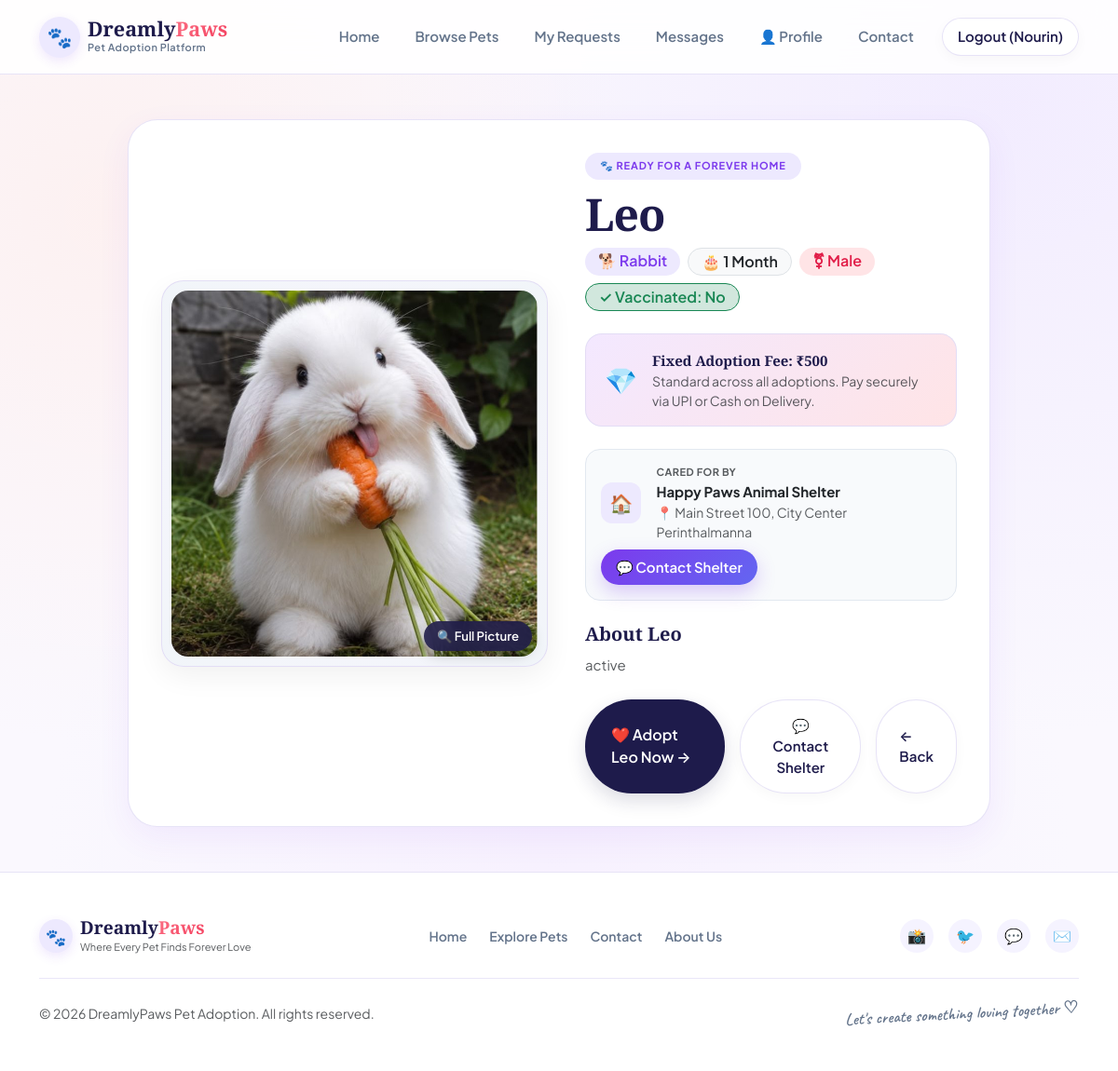
Screenshot of /pet_details/280 (signed in) with the database file from the repository.
### tables this page shows
CREATE TABLE pets(
        id INTEGER PRIMARY KEY AUTOINCREMENT,
        name TEXT,
        breed TEXT,
        age TEXT,
        gender TEXT,
        vaccinated TEXT,
        description TEXT,
        image TEXT
    , status TEXT DEFAULT 'Available', shelter_id INTEGER);

CREATE TABLE users(
        id INTEGER PRIMARY KEY AUTOINCREMENT,
        fullname TEXT,
        email TEXT,
        phone TEXT,
        address TEXT,
        password TEXT
    , role TEXT DEFAULT 'Adopter', account_status TEXT DEFAULT 'Pending');

### app.py (the view, shortened to what this page needs)
@app.route('/pet_details/<int:pet_id>')
def pet_details(pet_id):
    if 'user' not in session:
        return redirect(url_for('login'))
    if session.get('role') == "Shelter":
        return redirect(url_for('shelter_dashboard'))
    if session.get('role') == "Admin":
        return redirect(url_for('admin'))
    conn = sqlite3.connect("database.db")
    cursor = conn.cursor()
    cursor.execute("""
        SELECT
            p.id, p.name, p.breed, p.age, p.gender, p.vaccinated, p.description, p.image, p.status, p.shelter_id,
            u.id, u.fullname, u.email, u.phone, u.address
        FROM pets p
        LEFT JOIN users u ON p.shelter_id = u.id
        WHERE p.id = ?
    """, (pet_id,))
    row = cursor.fetchone()
    if not row:
        conn.close()
        return "Pet not found."
    shelter_id = row[9]
    shelter_name = row[11]
    conn.close()
    shelter_info = {
        'id': shelter_id,
        'name': shelter_name or "Verified Shelter Organization",
        'email': row[12] or "",
        'phone': row[13] or "",
        'address': row[14] or ""
    }
    return render_template("pet_details.html", pet=row[:10], shelter=shelter_info)

### templates/pet_details.html (shortened to what this page needs)
<!DOCTYPE html>
<html lang="en">
<head>
    <link href="https://cdn.jsdelivr.net/npm/bootstrap@5.3.3/dist/css/bootstrap.min.css" rel="stylesheet">
    <link rel="stylesheet" href="{{ url_for('static', filename='css/dreamly_theme.css') }}">
</head>
<body>
{% include 'navbar.html' %}
<div class="container py-5">
    <div class="row justify-content-center">
        <div class="col-lg-10">
            <div class="pet-detail-card">
                <div class="row g-4 align-items-center">
                    <div class="col-md-6">
                        <div class="pet-photo-wrapper">
                            <img
                                src="{{ url_for('static', filename='images/' + (pet[7] if pet[7] else 'hero.jpg')) }}"
                                class="pet-detail-img"
                                alt="{{ pet[1] }}"
                                data-bs-toggle="modal"
                                data-bs-target="#fullPetImageModal"
                                title="Click to view full picture in lightbox"
                            >
                            <button
                                type="button"
                                class="view-full-badge border-0"
                                data-bs-toggle="modal"
                                data-bs-target="#fullPetImageModal"
                                title="Click to view full picture in lightbox"
                            >
                                🔍 Full Picture
                            </button>
                        </div>
                    </div>
                    <div class="col-md-6">
                        <div class="ps-md-3">
                            <span class="pill-tag mb-2">
                                🐾 READY FOR A FOREVER HOME
                            </span>
                            <h1 class="display-5 fw-bold mb-2" style="font-family: var(--font-heading); color: var(--dark-navy);">
                                {{ pet[1] }}
                            </h1>
                            <div class="d-flex flex-wrap gap-2 mb-4">
                                <span class="badge bg-purple-subtle fs-6">
                                    🐕 {{ pet[2] }}
                                </span>
                                <span class="badge bg-light text-dark border fs-6">
                                    🎂 {{ pet[3] }}
                                </span>
                                <span class="badge bg-coral-subtle fs-6">
                                    ⚧ {{ pet[4] }}
                                </span>
                                <span class="badge bg-success-subtle text-success border border-success fs-6">
                                    ✓ Vaccinated: {{ pet[5] }}
                                </span>
                            </div>
                            <div class="fee-highlight-box d-flex align-items-center gap-3">
                                <span style="font-size: 28px;">💎</span>
                                <div>
                                    <strong style="font-family: var(--font-heading); font-size: 15px; color: var(--dark-navy);">
                                        Fixed Adoption Fee: ₹500
                                    </strong>
                                    <div class="small text-muted">
                                        Standard across all adoptions. Pay securely via UPI or Cash on Delivery.
                                    </div>
                                </div>
                            </div>
                            <div class="p-3 rounded-4 mb-4" style="background: #f8fafc; border: 1px solid #e2e8f0;">
                                <div class="d-flex align-items-center justify-content-between flex-wrap gap-2">
                                    <div class="d-flex align-items-center gap-3">
                                        <div style="width: 44px; height: 44px; border-radius: 12px; background: #ede9fe; color: #7c3aed; display: flex; align-items: center; justify-content: center; font-size: 20px;">
                                            🏠
                                        </div>
                                        <div>
                                            <span class="text-muted small fw-bold text-uppercase d-block" style="font-size: 11px; letter-spacing: 0.5px;">Cared for by</span>
                                            <strong class="text-dark" style="font-size: 15px;">{{ shelter.name }}</strong>
                                            {% if shelter.address %}
                                            <span class="text-muted small d-block">📍 {{ shelter.address }}</span>
                                            {% endif %}
                                        </div>
                                    </div>
                                    <button type="button" class="btn btn-sm btn-purple-pill px-3 py-2 fw-semibold" data-bs-toggle="modal" data-bs-target="#contactShelterModal">
                                        💬 Contact Shelter
                                    </button>
                                </div>
                            </div>
                            <h5 class="fw-bold mb-2" style="font-family: var(--font-heading);">About {{ pet[1] }}</h5>
                            <p class="text-muted mb-4" style="line-height: 1.7; font-size: 15px;">
                                {{ pet[6] }}
                            </p>
                            <div class="d-flex flex-column flex-sm-row gap-3">
                                <a href="{{ url_for('adoption', pet_id=pet[0]) }}" class="btn-dark-pill justify-content-center flex-grow-1 py-3 fs-6">
                                    ❤️ Adopt {{ pet[1] }} Now →
                                </a>
                                <button type="button" class="btn btn-outline-pill justify-content-center py-3 px-4 fw-semibold" data-bs-toggle="modal" data-bs-target="#contactShelterModal">
                                    💬 Contact Shelter
                                </button>
                                <a href="{{ url_for('pets') }}" class="btn-outline-pill justify-content-center py-3">
                                    ← Back
                                </a>
                            </div>
                        </div>
                    </div>
                </div>
            </div>
        </div>
    </div>
</div>
{% include 'footer.html' %}
</body>
</html>

### static/css/dreamly_theme.css (style rules this page uses)
:root { --font-heading: 'Playfair Display', Georgia, 'Times New Roman', serif; --font-body: 'Plus Jakarta Sans', -apple-system, BlinkMacSystemFont, 'Segoe UI', Roboto, sans-serif; --font-hand: 'Caveat', cursive; --bg-base: #FAF8FE; --bg-surface: #FFFFFF; --bg-mesh: radial-gradient(circle at 10% 20%, rgba(255, 235, 230, 0.55) 0%, transparent 40%), radial-gradient(circle at 90% 10%, rgba(238, 230, 255, 0.65) 0%, transparent 45%), radial-gradient(circle at 50% 80%, rgba(243, 232, 255, 0.45) 0%, transparent 50%), #FAF8FE; --purple-primary: #7C3AED; --purple-hover: #6D28D9; --purple-soft: #EDE9FE; --purple-light: #F5F3FF; --purple-gradient: linear-gradient(135deg, #7C3AED 0%, #6366F1 100%); --coral-primary: #FB7185; --coral-soft: #FFE4E6; --coral-gradient: linear-gradient(135deg, #FB7185 0%, #F43F5E 100%); --dark-navy: #1E1B4B; --dark-navy-hover: #0F172A; --text-main: #1E1B4B; --text-muted: #64748B; --text-light: #94A3B8; --border-subtle: rgba(226, 220, 246, 0.8); --card-shadow: 0 12px 35px rgba(124, 58, 237, 0.07); --card-shadow-hover: 0 18px 45px rgba(124, 58, 237, 0.12); --radius-pill: 50px; --radius-card: 24px; --radius-sm: 14px; }
body { font-family: var(--font-body); background: var(--bg-mesh); color: var(--text-main); margin: 0; padding: 0; min-height: 100vh; display: flex; flex-direction: column; -webkit-font-smoothing: antialiased; }
h1, h2, h3, h4, .display-1, .display-2, .display-3, .display-4, .display-5, .display-6, .section-title h2, .dashboard-title, .page-title { font-family: var(--font-heading); color: var(--text-main); letter-spacing: -0.02em; font-weight: 700; }
.pill-tag { display: inline-block; background: var(--purple-soft); color: var(--purple-primary); padding: 6px 16px; border-radius: var(--radius-pill); font-size: 11px; font-weight: 700; letter-spacing: 0.08em; text-transform: uppercase; margin-bottom: 16px; }
.btn-dark-pill { background: var(--dark-navy); color: #ffffff !important; border: none; border-radius: var(--radius-pill); padding: 12px 28px; font-weight: 600; font-size: 15px; display: inline-flex; align-items: center; gap: 8px; transition: all 0.25s cubic-bezier(0.16, 1, 0.3, 1); box-shadow: 0 8px 20px rgba(30, 27, 75, 0.15); text-decoration: none; }
.btn-purple-pill { background: var(--purple-gradient); color: #ffffff !important; border: none; border-radius: var(--radius-pill); padding: 12px 28px; font-weight: 600; font-size: 15px; display: inline-flex; align-items: center; gap: 8px; transition: all 0.25s cubic-bezier(0.16, 1, 0.3, 1); box-shadow: 0 8px 20px rgba(124, 58, 237, 0.25); text-decoration: none; }
.btn-outline-pill { background: #ffffff; color: var(--text-main) !important; border: 1px solid var(--border-subtle); border-radius: var(--radius-pill); padding: 11px 24px; font-weight: 600; font-size: 15px; display: inline-flex; align-items: center; gap: 8px; transition: all 0.25s ease; box-shadow: 0 4px 14px rgba(0, 0, 0, 0.03); text-decoration: none; }
.badge { padding: 6px 14px; border-radius: var(--radius-pill); font-weight: 600; font-size: 12px; }
.bg-purple-subtle { background-color: var(--purple-soft) !important; color: var(--purple-primary) !important; }
.bg-coral-subtle { background-color: var(--coral-soft) !important; color: #E11D48 !important; }

### rows the page displays
pets: image (picture), name "Leo", breed "Rabbit", age "1 Month", gender "Male", vaccinated "No", description "active"
users: name "Happy Paws Animal Shelter", address "Main Street 100, City Center Perinthalmanna"

### other values shown
{{ session.get('user', '') }} "Nourin"
